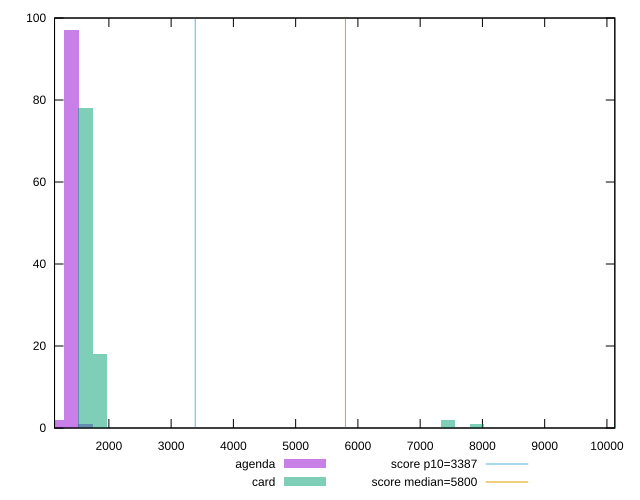

Here is the gnuplot script that generated this plot:
reset

$agenda <<EOF
1395.716067042338 97
1163.0967225352815 2
1628.3354115493944 1
EOF

$card <<EOF
10235.251158310479 1
1628.3354115493944 78
1860.9547560564506 18
7443.819024225802 2
7909.057713239915 1
EOF

set key outside below
set boxwidth 232.61934450705633
set xrange [1127.04926036583:10126.765263741307]
set yrange [0:100]
set trange [0:100]
set style fill transparent solid 0.5 noborder

set parametric
set terminal svg size 640, 500 enhanced background rgb 'white'
set output "reports/report_00031_2021-02-24T23-18-18.084Z/speed-index/comparison/histogram/1_vs_2.svg"

plot $agenda title "agenda" with boxes, \
     $card title "card" with boxes, \
     3387,t title "score p10=3387", \
     5800,t title "score median=5800"

reset
